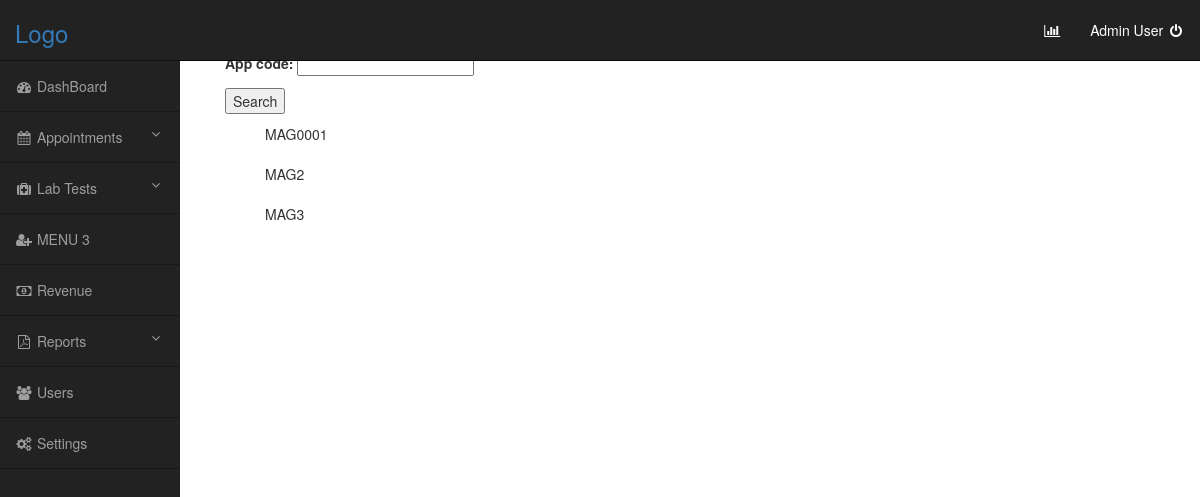
Before: /search with the older database file.
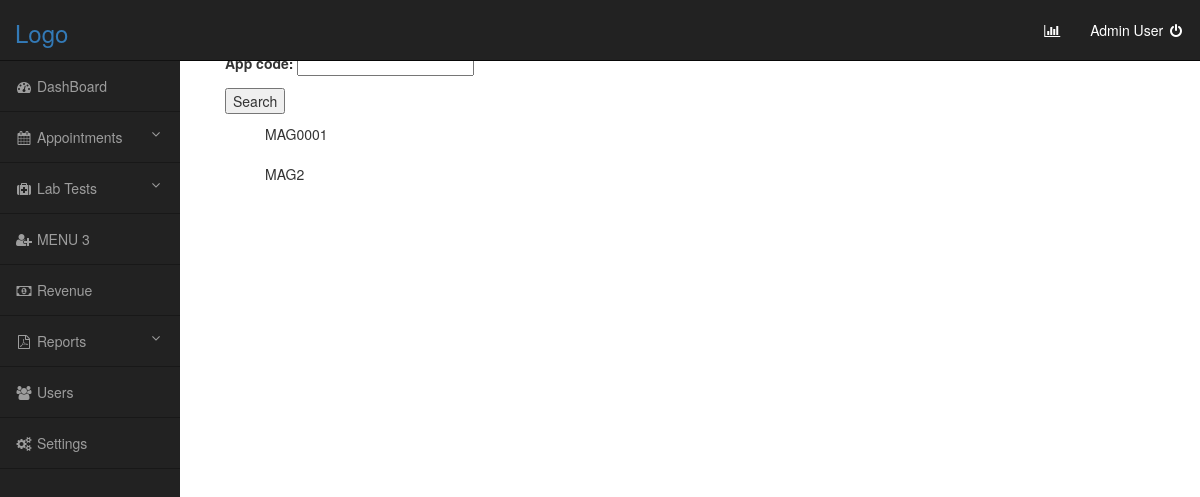
After: the same page with the newer database file.
### lab/models.py (models this page shows, shortened)
class Appointment(models.Model):
    app_code = models.SlugField(max_length=25, default=increment_invoice_number, unique=True, editable=True)
    app_name = models.CharField(max_length=15, name='Name')
    app_age = models.IntegerField(name='Age')
    app_date = models.DateField(name='Date')
    app_time = models.TimeField(name='Time')
    app_email = models.EmailField(name='Email')
    phone_regex = RegexValidator(regex=r'^\+?1?\d{9,13}$',
                                 message="Phone number must be entered in the format: '+999999999'. Up to 14 digits allowed.")
    phone_number = models.CharField(validators=[phone_regex], max_length=17, blank=True, default='+91')
    added_by = models.ForeignKey(settings.AUTH_USER_MODEL,
                                 null=True, blank=True, on_delete=models.SET_NULL)

### lab/views.py (the view)
# urls.py: path('search', views.search, name='search'),
def search(request):
    user_list = Appointment.objects.all()
    user_filter = UserFilter(request.GET, queryset=user_list)
    path = 'search_list.html'
    return render(request, path, {'filter': user_filter})

### lab/templates/search_list.html (shortened to what this page needs)
{% extends 'base_template.html' %}
{% block content %}
<p><form method="get">
    {{ filter.form.as_p }}
    <button type="submit">Search</button>
</form></p>
<ul>
    {% for user in filter.qs %}
    {{ user.app_code }}<br/>
    {{ user.app_name }}<br/>
    {% endfor %}
</ul>
{% endblock %}

Changed rows visible on the page:
removed Appointment: app_code "MAG3"
